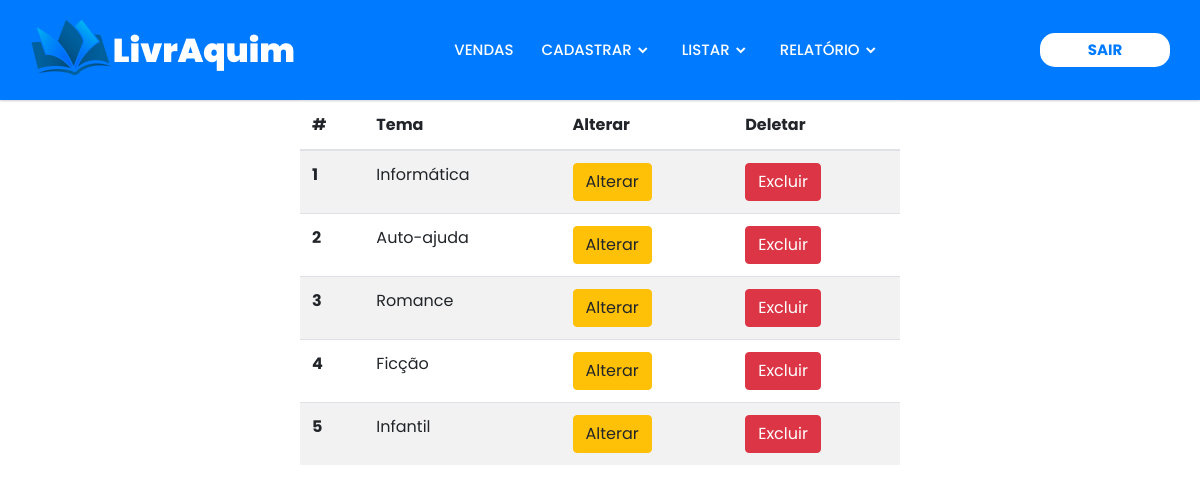
Page /view/listar_tema.php (signed in) on the committed database.
### tables this page shows
CREATE TABLE tema(
id_tema INTEGER NOT NULL PRIMARY KEY AUTO_INCREMENT,
tema VARCHAR(255));

### banco/Banco.php (called while the page is built, shortened)
<?php
class Banco extends PDO{
    public $conex;
    public function __construct(){
        $this->conex = new PDO('mysql:host=localhost;dbname=livraria',"root","",array(PDO::MYSQL_ATTR_INIT_COMMAND => "SET NAMES utf8"));
    }
    public function consultar($sql){
		$resultado=$this->conex->query($sql);
		$num_linhas=$resultado->rowCount();
		if($num_linhas==1){
			return $resultado->fetch(PDO::FETCH_ASSOC);
		}
        elseif($num_linhas>1){
			return $resultado;
		}
		else{
			return false;
		}
	}
}
?>

### controle/tema.php (called while the page is built, shortened)
<?php
    require_once ("../banco/Banco.php");
    require_once ("classes/Tema.php");
    function listar(){
        $tema = new Tema();
        $tema->listarTemas();
    }
?>

### controle/classes/Tema.php (the view, shortened to what this page needs)
<?php
  require_once('../banco/Banco.php');
  class Tema{
    public $banco;
    public function __construct(){
      $this->banco = new Banco();
    }
    public function listarTemas(){
      $sql = "select*from tema";
      $resultado = $this->banco->consultar($sql);
      while($linha = $resultado->fetch(PDO::FETCH_ASSOC)){
        echo "<tr>
                <th scope='row'>$linha[id_tema]</th>
                <td>$linha[tema]</td>
                <td><a href='../controle/tema.php?id_tema=$linha[id_tema]&op=a'><button type='button' class='btn btn-warning'>Alterar</button></a></td>
                <td><a href='../controle/tema.php?id_tema=$linha[id_tema]&op=d'><button type='button' class='btn btn-danger'>Excluir</button></a></td>
              </tr>";
      }
    }
  }
?>

### view/cabecalho.php (shortened to what this page needs)
<!DOCTYPE html>
<html lang="pt">
  <head>
    <link rel="stylesheet" href="../css/cabecalho.css">
    <link href='https://unpkg.com/boxicons@2.0.7/css/boxicons.min.css' rel='stylesheet'>
  </head>
  <body>
    <nav>
      <div class="navbar">
        <div class="logo"><a href="bem_vindo.php"><img src="../img/logo-cabecalho.png" alt="livraquim logo"></a></div>
        <div class="nav-links">
          <ul class="links">
            <li><a href="form_venda.php">VENDAS</a></li>
            <li>
              <a href="#">CADASTRAR</a>
              <i class='bx bxs-chevron-down js-arrow arrow'></i>
            </li>
            <li>
              <a href="#">LISTAR</a>
              <i class='bx bxs-chevron-down js-arrow arrow '></i>
            </li>
            <li>
              <a href="#">RELATÓRIO</a>
              <i class='bx bxs-chevron-down js-arrow arrow '></i>
            </li>
          </ul>
        </div>
        <a href="../controle/login.php?sair=true" class="sair-a"><button class="sair">Sair</button></a>
      </div>
    </nav>

### view/listar_tema.php (shortened to what this page needs)
<?php
  require_once("../controle/login.php");
  require("cabecalho.php");
?>
<!DOCTYPE html>
<html lang="pt">
  <head>
    <link rel="stylesheet" href="https://stackpath.bootstrapcdn.com/bootstrap/4.1.3/css/bootstrap.min.css">
    <link rel="stylesheet" href="../css/listar.css">
  </head>
  <body>
    <div id="listarCentro">
      <table class="table table-striped">
        <thead>
          <tr>
            <th scope="col">#</th>
            <th scope="col">Tema</th>
            <th scope="col">Alterar</th>
            <th scope="col">Deletar</th>
          </tr>
        </thead>
        <tbody>
          <?php
            require("../controle/tema.php");
            listar();
            ?>
        </tbody>
      </table>
    </div>
  </body>
</html>

### css/cabecalho.css (style rules this page uses)
* { margin: 0; padding: 0; box-sizing: border-box; font-family: 'Poppins', sans-serif; }
nav { top: 0; left: 0; width: 100%; height: 100px; background: #007bff; box-shadow: 0 1px 2px rgba(0, 0, 0, 0.2); z-index: 99; }
nav .navbar { height: 100%; max-width: 1250px; width: 100%; display: flex; align-items: center; justify-content: space-between; margin: auto; padding: 0 30px; }
.navbar .logo a { font-size: 30px; color: #fff; text-decoration: none; font-weight: 600; }
nav .navbar .nav-links { line-height: 100px; height: 100%; }
nav .navbar .links { display: flex; }
.links li a { transition: .5s; }
nav .navbar .links li { position: relative; display: flex; align-items: center; justify-content: space-between; list-style: none; padding: 0 14px; }
nav .navbar .links li a { height: 100%; text-decoration: none; white-space: nowrap; color: #fff; font-size: 15px; font-weight: 500; }
nav .navbar .links li .arrow { height: 100%; width: 22px; line-height: 100px; text-align: center; display: inline-block; color: #fff; transition: all 0.3s ease; }
.sair { border-radius: 15px; text-transform: uppercase; color: #007bff; font-size: 15px; padding: 5px 0; cursor: pointer; font-weight: bold; width: 130px; background-color: #fff; border: 1px solid transparent; transition: .5s; }

### css/listar.css (style rules this page uses)
#listarCentro { width: 50%; margin: 0 auto; }

### rows in the picture
tema: id_tema "1", tema "Informática"
tema: id_tema "2", tema "Auto-ajuda"
tema: id_tema "3", tema "Romance"
tema: id_tema "4", tema "Ficção"
tema: id_tema "5", tema "Infantil"
